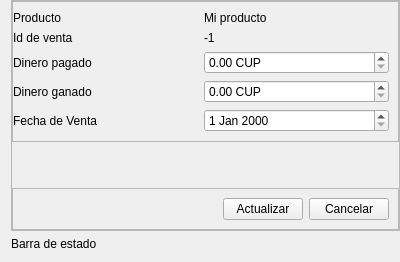
<?xml version="1.0" encoding="UTF-8"?>
<ui version="4.0">
 <class>Frame</class>
 <widget class="QFrame" name="Frame">
  <property name="geometry">
   <rect>
    <x>0</x>
    <y>0</y>
    <width>400</width>
    <height>255</height>
   </rect>
  </property>
  <property name="windowTitle">
   <string>Frame</string>
  </property>
  <layout class="QVBoxLayout" name="verticalLayout">
   <property name="topMargin">
    <number>0</number>
   </property>
   <property name="rightMargin">
    <number>0</number>
   </property>
   <item>
    <widget class="QFrame" name="main_content_frame">
     <property name="frameShape">
      <enum>QFrame::StyledPanel</enum>
     </property>
     <property name="frameShadow">
      <enum>QFrame::Raised</enum>
     </property>
     <layout class="QVBoxLayout" name="verticalLayout_2">
      <property name="leftMargin">
       <number>0</number>
      </property>
      <property name="topMargin">
       <number>0</number>
      </property>
      <property name="rightMargin">
       <number>0</number>
      </property>
      <property name="bottomMargin">
       <number>0</number>
      </property>
      <item>
       <widget class="QFrame" name="frame">
        <property name="frameShape">
         <enum>QFrame::StyledPanel</enum>
        </property>
        <property name="frameShadow">
         <enum>QFrame::Raised</enum>
        </property>
        <layout class="QGridLayout" name="gridLayout">
         <property name="leftMargin">
          <number>0</number>
         </property>
         <item row="0" column="0">
          <widget class="QLabel" name="product_label">
           <property name="text">
            <string>Producto</string>
           </property>
          </widget>
         </item>
         <item row="1" column="1">
          <widget class="QLabel" name="sale_id_label">
           <property name="text">
            <string>-1</string>
           </property>
          </widget>
         </item>
         <item row="3" column="0">
          <widget class="QLabel" name="label_4">
           <property name="text">
            <string>Dinero ganado</string>
           </property>
          </widget>
         </item>
         <item row="3" column="1">
          <widget class="QDoubleSpinBox" name="profit_money_spin_box">
           <property name="suffix">
            <string> CUP</string>
           </property>
          </widget>
         </item>
         <item row="4" column="0">
          <widget class="QLabel" name="label_5">
           <property name="text">
            <string>Fecha de Venta</string>
           </property>
          </widget>
         </item>
         <item row="4" column="1">
          <widget class="QDateEdit" name="sale_date_edit"/>
         </item>
         <item row="2" column="1">
          <widget class="QDoubleSpinBox" name="paid_money_spin_box">
           <property name="suffix">
            <string> CUP</string>
           </property>
          </widget>
         </item>
         <item row="0" column="1">
          <widget class="QLabel" name="product_name_label">
           <property name="text">
            <string>Mi producto</string>
           </property>
          </widget>
         </item>
         <item row="1" column="0">
          <widget class="QLabel" name="label">
           <property name="text">
            <string>Id de venta</string>
           </property>
          </widget>
         </item>
         <item row="2" column="0">
          <widget class="QLabel" name="label_3">
           <property name="text">
            <string>Dinero pagado</string>
           </property>
          </widget>
         </item>
        </layout>
       </widget>
      </item>
      <item>
       <spacer name="verticalSpacer">
        <property name="orientation">
         <enum>Qt::Vertical</enum>
        </property>
        <property name="sizeType">
         <enum>QSizePolicy::MinimumExpanding</enum>
        </property>
        <property name="sizeHint" stdset="0">
         <size>
          <width>20</width>
          <height>40</height>
         </size>
        </property>
       </spacer>
      </item>
      <item>
       <widget class="QFrame" name="frame_2">
        <property name="frameShape">
         <enum>QFrame::StyledPanel</enum>
        </property>
        <property name="frameShadow">
         <enum>QFrame::Raised</enum>
        </property>
        <layout class="QHBoxLayout" name="horizontalLayout">
         <item>
          <spacer name="horizontalSpacer">
           <property name="orientation">
            <enum>Qt::Horizontal</enum>
           </property>
           <property name="sizeType">
            <enum>QSizePolicy::Expanding</enum>
           </property>
           <property name="sizeHint" stdset="0">
            <size>
             <width>40</width>
             <height>20</height>
            </size>
           </property>
          </spacer>
         </item>
         <item>
          <widget class="QPushButton" name="update_button">
           <property name="text">
            <string>Actualizar</string>
           </property>
          </widget>
         </item>
         <item>
          <widget class="QPushButton" name="cancel_button">
           <property name="text">
            <string>Cancelar</string>
           </property>
          </widget>
         </item>
        </layout>
       </widget>
      </item>
     </layout>
    </widget>
   </item>
   <item>
    <widget class="QLabel" name="status_bar_label">
     <property name="text">
      <string>Barra de estado</string>
     </property>
    </widget>
   </item>
  </layout>
 </widget>
 <resources/>
 <connections/>
</ui>
